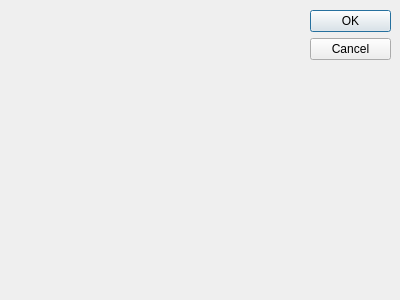
<?xml version="1.0" encoding="UTF-8"?>
<ui version="4.0">
 <class>Keyboard</class>
 <widget class="QDialog" name="Keyboard">
  <property name="geometry">
   <rect>
    <x>0</x>
    <y>0</y>
    <width>400</width>
    <height>300</height>
   </rect>
  </property>
  <property name="windowTitle">
   <string>Dialog</string>
  </property>
  <widget class="QDialogButtonBox" name="buttonBox">
   <property name="geometry">
    <rect>
     <x>310</x>
     <y>10</y>
     <width>81</width>
     <height>71</height>
    </rect>
   </property>
   <property name="orientation">
    <enum>Qt::Vertical</enum>
   </property>
   <property name="standardButtons">
    <set>QDialogButtonBox::Cancel|QDialogButtonBox::Ok</set>
   </property>
  </widget>
 </widget>
 <resources/>
 <connections>
  <connection>
   <sender>buttonBox</sender>
   <signal>accepted()</signal>
   <receiver>Keyboard</receiver>
   <slot>accept()</slot>
   <hints>
    <hint type="sourcelabel">
     <x>248</x>
     <y>254</y>
    </hint>
    <hint type="destinationlabel">
     <x>157</x>
     <y>274</y>
    </hint>
   </hints>
  </connection>
  <connection>
   <sender>buttonBox</sender>
   <signal>rejected()</signal>
   <receiver>Keyboard</receiver>
   <slot>reject()</slot>
   <hints>
    <hint type="sourcelabel">
     <x>316</x>
     <y>260</y>
    </hint>
    <hint type="destinationlabel">
     <x>286</x>
     <y>274</y>
    </hint>
   </hints>
  </connection>
 </connections>
</ui>
